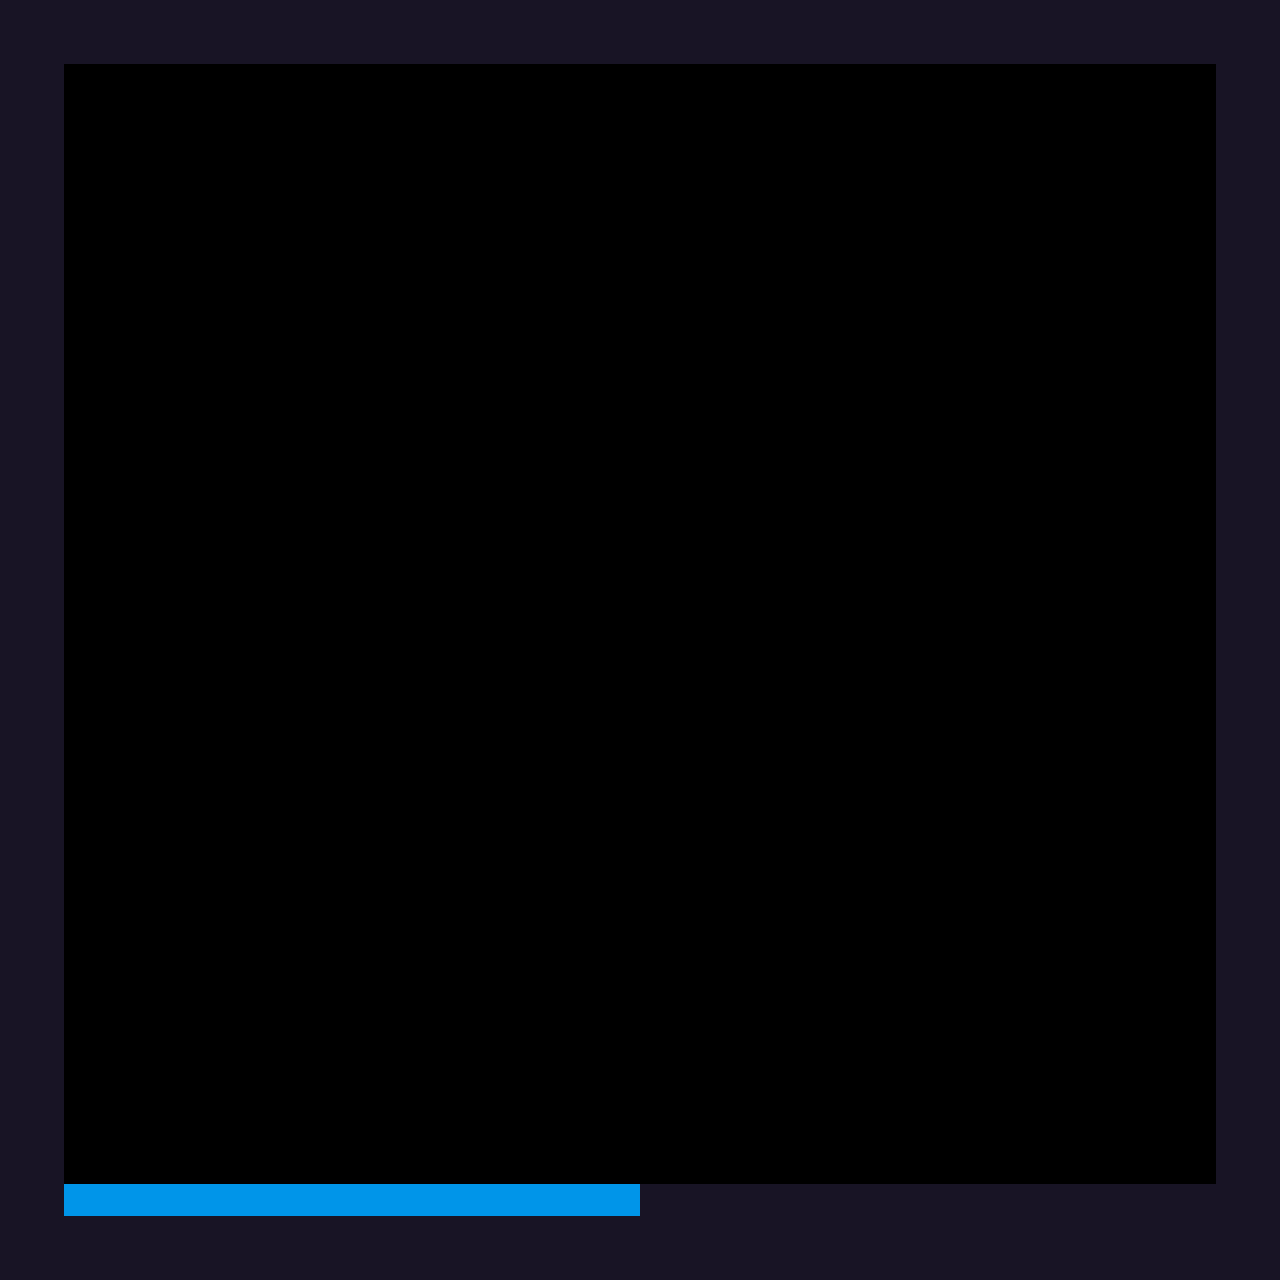

Rendered tile map (Tiled .tmx) drawn with the repository's tilesets; below, a short description and the full map source, tile grids included:
An orthogonal 40x40 tile map with 32x32 px tiles, 1 tile layer (Tile Layer 1) and 3 objects (barrier, spawn, ball).

<map version="1.0" tiledversion="1.0.1" orientation="orthogonal" renderorder="right-down" width="40" height="40" tilewidth="32" tileheight="32" nextobjectid="4">
 <properties>
  <property name="title" value="V-Hold" />
 </properties>
 <tileset firstgid="1" source="../tilemap/tileset.tsx" />
 <layer name="Tile Layer 1" width="40" height="40">
  <data encoding="csv">
1,1,1,1,1,1,1,1,1,1,1,1,1,1,1,1,1,1,1,1,1,1,1,1,1,1,1,1,1,1,1,1,1,1,1,1,1,1,1,1,
1,1,1,1,1,1,1,1,1,1,1,1,1,1,1,1,1,1,1,1,1,1,1,1,1,1,1,1,1,1,1,1,1,1,1,1,1,1,1,1,
1,1,0,0,0,0,0,0,0,0,0,0,0,0,0,0,0,0,0,0,0,0,0,0,0,0,0,0,0,0,0,0,0,0,0,0,0,0,1,1,
1,1,0,0,0,0,0,0,0,0,0,0,0,0,0,0,0,0,0,0,0,0,0,0,0,0,0,0,0,0,0,0,0,0,0,0,0,0,1,1,
1,1,0,0,0,0,0,0,0,0,0,0,0,0,0,0,0,0,0,0,0,0,0,0,0,0,0,0,0,0,0,0,0,0,0,0,0,0,1,1,
1,1,0,0,0,0,0,0,0,0,0,0,0,0,0,0,0,0,0,0,0,0,0,0,0,0,0,0,0,0,0,0,0,0,0,0,0,0,1,1,
1,1,0,0,0,0,0,0,0,0,0,0,0,0,0,0,0,0,0,0,0,0,0,0,0,0,0,0,0,0,0,0,0,0,0,0,0,0,1,1,
1,1,0,0,0,0,0,0,0,0,0,0,0,0,0,0,0,0,0,0,0,0,0,0,0,0,0,0,0,0,0,0,0,0,0,0,0,0,1,1,
1,1,0,0,0,0,0,0,0,0,0,0,0,0,0,0,0,0,0,0,0,0,0,0,0,0,0,0,0,0,0,0,0,0,0,0,0,0,1,1,
1,1,0,0,0,0,0,0,0,0,0,0,0,0,0,0,0,0,0,0,0,0,0,0,0,0,0,0,0,0,0,0,0,0,0,0,0,0,1,1,
1,1,0,0,0,0,0,0,0,0,0,0,0,0,0,0,0,0,0,0,0,0,0,0,0,0,0,0,0,0,0,0,0,0,0,0,0,0,1,1,
1,1,0,0,0,0,0,0,0,0,0,0,0,0,0,0,0,0,0,0,0,0,0,0,0,0,0,0,0,0,0,0,0,0,0,0,0,0,1,1,
1,1,0,0,0,0,0,0,0,0,0,0,0,0,0,0,0,0,0,0,0,0,0,0,0,0,0,0,0,0,0,0,0,0,0,0,0,0,1,1,
1,1,0,0,0,0,0,0,0,0,0,0,0,0,0,0,0,0,0,0,0,0,0,0,0,0,0,0,0,0,0,0,0,0,0,0,0,0,1,1,
1,1,0,0,0,0,0,0,0,0,0,0,0,0,0,0,0,0,0,0,0,0,0,0,0,0,0,0,0,0,0,0,0,0,0,0,0,0,1,1,
1,1,0,0,0,0,0,0,0,0,0,0,0,0,0,0,0,0,0,0,0,0,0,0,0,0,0,0,0,0,0,0,0,0,0,0,0,0,1,1,
1,1,0,0,0,0,0,0,0,0,0,0,0,0,0,0,0,0,0,0,0,0,0,0,0,0,0,0,0,0,0,0,0,0,0,0,0,0,1,1,
1,1,0,0,0,0,0,0,0,0,0,0,0,0,0,0,0,0,0,0,0,0,0,0,0,0,0,0,0,0,0,0,0,0,0,0,0,0,1,1,
1,1,0,0,0,0,0,0,0,0,0,0,0,0,0,0,0,0,0,0,0,0,0,0,0,0,0,0,0,0,0,0,0,0,0,0,0,0,1,1,
1,1,0,0,0,0,0,0,0,0,0,0,0,0,0,0,0,0,0,0,0,0,0,0,0,0,0,0,0,0,0,0,0,0,0,0,0,0,1,1,
1,1,0,0,0,0,0,0,0,0,0,0,0,0,0,0,0,0,0,0,0,0,0,0,0,0,0,0,0,0,0,0,0,0,0,0,0,0,1,1,
1,1,0,0,0,0,0,0,0,0,0,0,0,0,0,0,0,0,0,0,0,0,0,0,0,0,0,0,0,0,0,0,0,0,0,0,0,0,1,1,
1,1,0,0,0,0,0,0,0,0,0,0,0,0,0,0,0,0,0,0,0,0,0,0,0,0,0,0,0,0,0,0,0,0,0,0,0,0,1,1,
1,1,0,0,0,0,0,0,0,0,0,0,0,0,0,0,0,0,0,0,0,0,0,0,0,0,0,0,0,0,0,0,0,0,0,0,0,0,1,1,
1,1,0,0,0,0,0,0,0,0,0,0,0,0,0,0,0,0,0,0,0,0,0,0,0,0,0,0,0,0,0,0,0,0,0,0,0,0,1,1,
1,1,0,0,0,0,0,0,0,0,0,0,0,0,0,0,0,0,0,0,0,0,0,0,0,0,0,0,0,0,0,0,0,0,0,0,0,0,1,1,
1,1,0,0,0,0,0,0,0,0,0,0,0,0,0,0,0,0,0,0,0,0,0,0,0,0,0,0,0,0,0,0,0,0,0,0,0,0,1,1,
1,1,0,0,0,0,0,0,0,0,0,0,0,0,0,0,0,0,0,0,0,0,0,0,0,0,0,0,0,0,0,0,0,0,0,0,0,0,1,1,
1,1,0,0,0,0,0,0,0,0,0,0,0,0,0,0,0,0,0,0,0,0,0,0,0,0,0,0,0,0,0,0,0,0,0,0,0,0,1,1,
1,1,0,0,0,0,0,0,0,0,0,0,0,0,0,0,0,0,0,0,0,0,0,0,0,0,0,0,0,0,0,0,0,0,0,0,0,0,1,1,
1,1,0,0,0,0,0,0,0,0,0,0,0,0,0,0,0,0,0,0,0,0,0,0,0,0,0,0,0,0,0,0,0,0,0,0,0,0,1,1,
1,1,0,0,0,0,0,0,0,0,0,0,0,0,0,0,0,0,0,0,0,0,0,0,0,0,0,0,0,0,0,0,0,0,0,0,0,0,1,1,
1,1,0,0,0,0,0,0,0,0,0,0,0,0,0,0,0,0,0,0,0,0,0,0,0,0,0,0,0,0,0,0,0,0,0,0,0,0,1,1,
1,1,0,0,0,0,0,0,0,0,0,0,0,0,0,0,0,0,0,0,0,0,0,0,0,0,0,0,0,0,0,0,0,0,0,0,0,0,1,1,
1,1,0,0,0,0,0,0,0,0,0,0,0,0,0,0,0,0,0,0,0,0,0,0,0,0,0,0,0,0,0,0,0,0,0,0,0,0,1,1,
1,1,0,0,0,0,0,0,0,0,0,0,0,0,0,0,0,0,0,0,0,0,0,0,0,0,0,0,0,0,0,0,0,0,0,0,0,0,1,1,
1,1,0,0,0,0,0,0,0,0,0,0,0,0,0,0,0,0,0,0,0,0,0,0,0,0,0,0,0,0,0,0,0,0,0,0,0,0,1,1,
1,1,2,2,2,2,2,2,2,2,2,2,2,2,2,2,2,2,2,2,1,1,1,1,1,1,1,1,1,1,1,1,1,1,1,1,1,1,1,1,
1,1,1,1,1,1,1,1,1,1,1,1,1,1,1,1,1,1,1,1,1,1,1,1,1,1,1,1,1,1,1,1,1,1,1,1,1,1,1,1,
1,1,1,1,1,1,1,1,1,1,1,1,1,1,1,1,1,1,1,1,1,1,1,1,1,1,1,1,1,1,1,1,1,1,1,1,1,1,1,1
</data>
 </layer>
 <objectgroup name="Object Layer 1">
  <object id="1" type="barrier" x="640" y="1216">
   <polyline points="0,0 0,-1024" />
  </object>
  <object id="2" type="spawn" x="160" y="1088">
   <properties>
    <property name="title" value="Around the World" />
   </properties>
  </object>
  <object id="3" type="ball" x="1120" y="1088" />
 </objectgroup>
</map>
